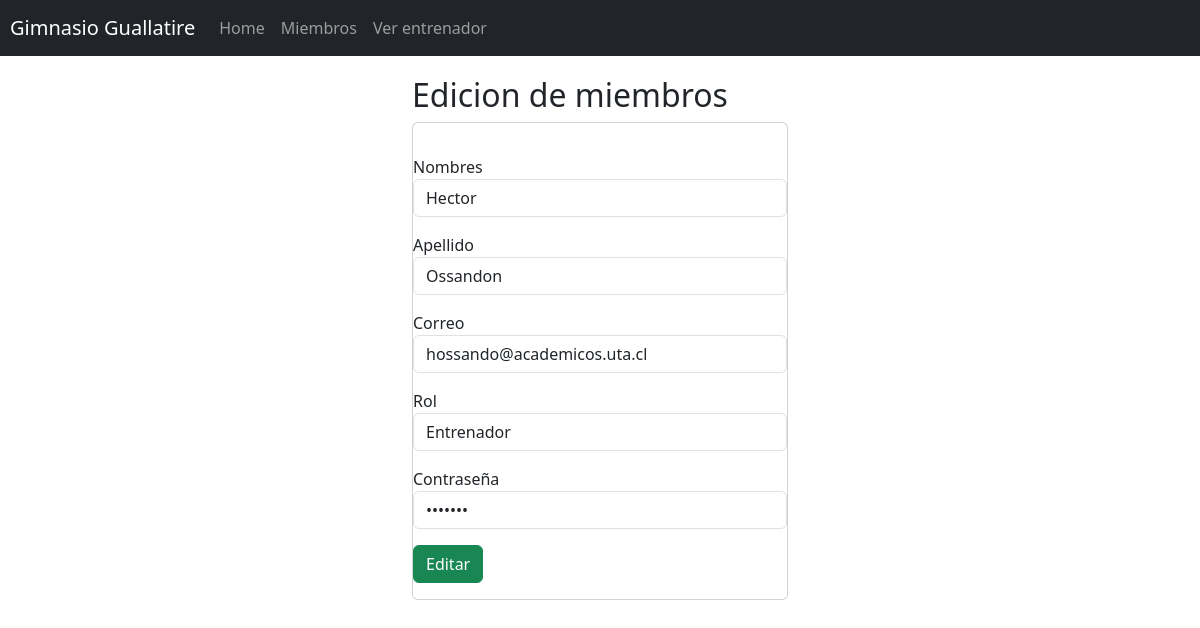
Screenshot of /edicionUsuario/37 with the database file from the repository.
### Aplicaciones/proyectoGym/models.py (models this page shows, shortened)
class Usuarios(models.Model):
    idUsuario = models.AutoField(primary_key=True)
    rut = models.CharField(max_length=30,blank=True)
    nombre = models.CharField(max_length=50)
    apellido = models.CharField(max_length=100)
    contraseña = models.CharField(max_length=40)
    correo = models.CharField(max_length=100)
    rol = models.CharField(max_length=30)
    entrenador = models.CharField(max_length=100,blank=True)
    tarjeta = models.CharField(max_length=100,blank=True)
    activo = models.BooleanField(default=True)

### Aplicaciones/proyectoGym/views.py (the view)
# urls.py: path('edicionUsuario/<idUsuario>',views.edicionUsuario),
def edicionUsuario(request,idUsuario):
        usuario = Usuarios.objects.get(idUsuario = idUsuario)
        entrenadores = Usuarios.objects.filter(rol="Entrenador")                               # Para obtener todos los usuarios de la base de datos
        return render(request, "edicionUsuario.html",{"usuario":usuario,"Entrenadores":entrenadores})

### Aplicaciones/proyectoGym/templates/edicionUsuario.html (shortened to what this page needs)
{% extends "./base.html" %}
{% block body %}
<div class="row">
    <div class="col-md-4 offset-md-4">
        <h2>Edicion de miembros</h2>
        <div class ="card">
            <div class ="card-body"></div>
            <form action="/editarUsuario/" method="POST">{% csrf_token %}
                <div class="form-group mb-3">
                    <label>Nombres</label>
                    <input type="text" name="nombre" class ="form-control" value="{{usuario.nombre}}" placeholder="Nombre">
                </div>
                <div class="form-group mb-3">
                    <label>Apellido</label>
                    <input type="text" name="apellido" class="form-control"value="{{usuario.apellido}}" placeholder="Apellido">
                </div>
                <div class="form-group mb-3">
                    <label>Correo</label>
                    <input type="email" name="correo" class="form-control" value="{{usuario.correo}}"placeholder="Correo">
                </div>
                <div class="form-group mb-3">
                    <label>Rol</label>
                    <select onchange="mostrarEntrenador(this)" id ="rol"name="rol" class="form-control">
                        <option selected>{{usuario.rol}}</option>
                      </select>
                </div>
                <div class="form-group mb-3">
                    <label>Contraseña</label>
                    <input type="password" name="contraseña"value="{{usuario.contraseña}}" class="form-control">
                </div>
                <div class="mb-3">
                    <button type="submit" class="btn btn-success btn-block ">Editar</button>
                </div>
            </form>
        </div>
    </div>
</div>
{% endblock %}

### rows the page displays
Usuarios: nombre "Hector", correo "hossando@academicos.uta.cl", rol "Entrenador"
